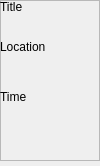
<?xml version="1.0" encoding="UTF-8"?>
<ui version="4.0">
 <class>courseObj</class>
 <widget class="QWidget" name="courseObj">
  <property name="geometry">
   <rect>
    <x>0</x>
    <y>0</y>
    <width>100</width>
    <height>166</height>
   </rect>
  </property>
  <property name="windowTitle">
   <string>Form</string>
  </property>
  <property name="windowOpacity">
   <double>0.750000000000000</double>
  </property>
  <property name="autoFillBackground">
   <bool>true</bool>
  </property>
  <widget class="QFrame" name="frame">
   <property name="geometry">
    <rect>
     <x>0</x>
     <y>0</y>
     <width>100</width>
     <height>161</height>
    </rect>
   </property>
   <property name="frameShape">
    <enum>QFrame::StyledPanel</enum>
   </property>
   <property name="frameShadow">
    <enum>QFrame::Raised</enum>
   </property>
   <property name="lineWidth">
    <number>5</number>
   </property>
   <widget class="QLabel" name="location">
    <property name="geometry">
     <rect>
      <x>0</x>
      <y>40</y>
      <width>100</width>
      <height>41</height>
     </rect>
    </property>
    <property name="text">
     <string>Location</string>
    </property>
    <property name="alignment">
     <set>Qt::AlignLeading|Qt::AlignLeft|Qt::AlignTop</set>
    </property>
    <property name="wordWrap">
     <bool>true</bool>
    </property>
   </widget>
   <widget class="QLabel" name="time">
    <property name="geometry">
     <rect>
      <x>0</x>
      <y>90</y>
      <width>100</width>
      <height>61</height>
     </rect>
    </property>
    <property name="text">
     <string>Time</string>
    </property>
    <property name="alignment">
     <set>Qt::AlignLeading|Qt::AlignLeft|Qt::AlignTop</set>
    </property>
    <property name="wordWrap">
     <bool>true</bool>
    </property>
   </widget>
   <widget class="QLabel" name="title">
    <property name="geometry">
     <rect>
      <x>0</x>
      <y>0</y>
      <width>100</width>
      <height>41</height>
     </rect>
    </property>
    <property name="text">
     <string>Title</string>
    </property>
    <property name="alignment">
     <set>Qt::AlignLeading|Qt::AlignLeft|Qt::AlignTop</set>
    </property>
    <property name="wordWrap">
     <bool>true</bool>
    </property>
   </widget>
  </widget>
 </widget>
 <resources/>
 <connections/>
</ui>
